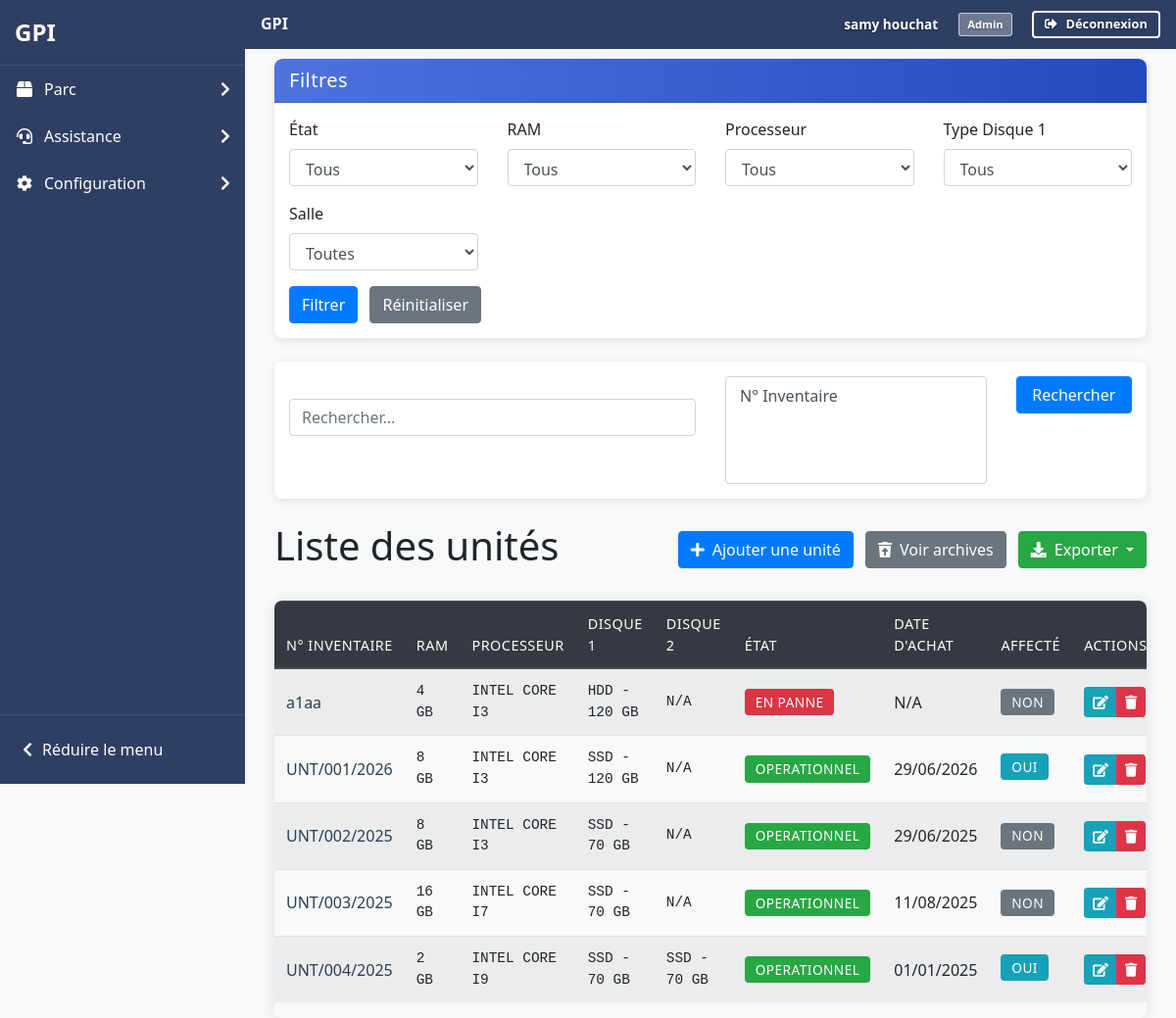
The page /pages/common/Gestion_unit.php (signed in) on the database as committed earlier.
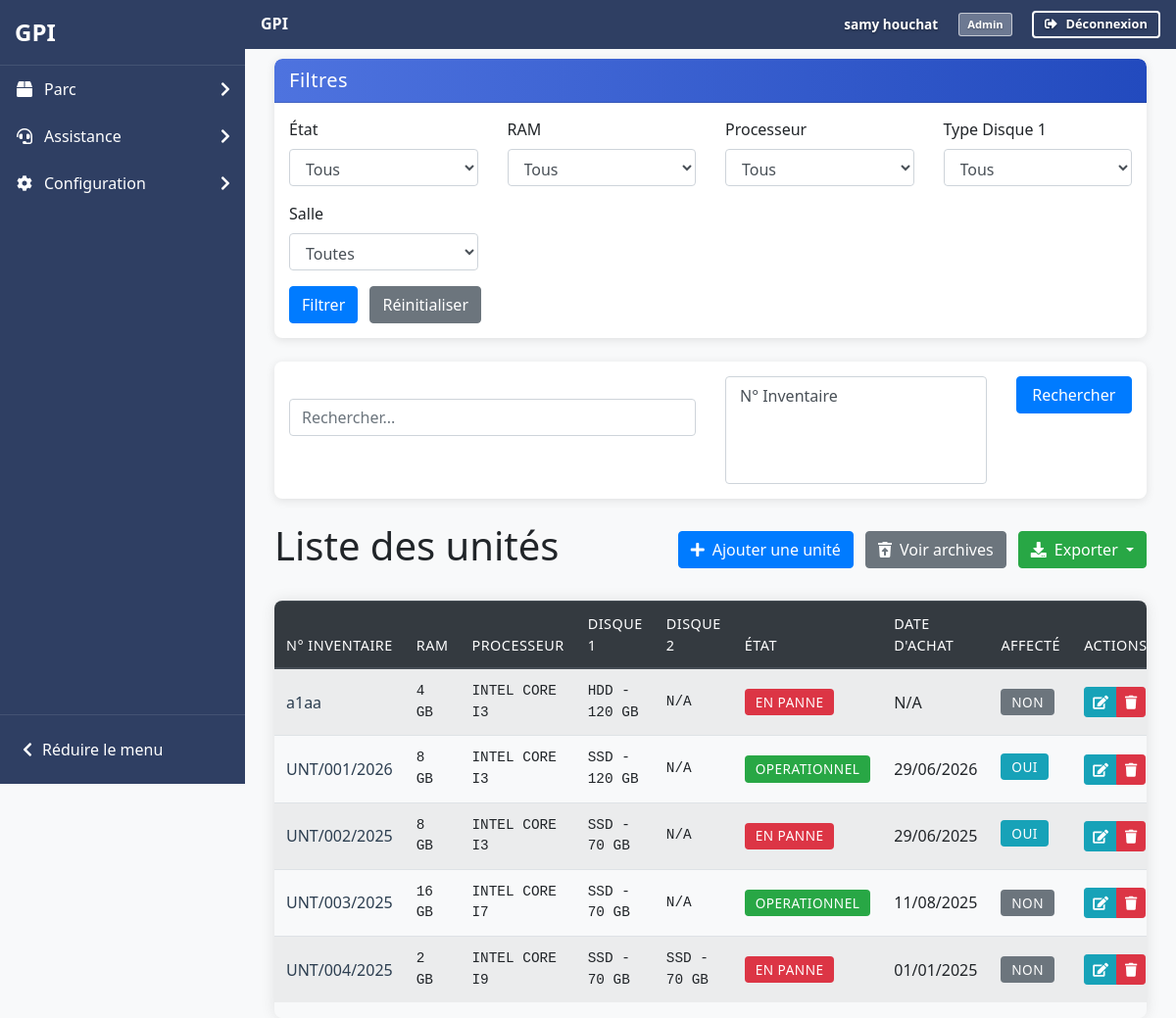
The same page on the database as committed later.
### tables this page shows
CREATE TABLE IF NOT EXISTS `unite` (
  `id_unite` int NOT NULL AUTO_INCREMENT,
  `numero_inventaire` varchar(255) NOT NULL,
  `ram` enum('2 GB','4 GB','8 GB','16 GB','32 GB','64 GB') NOT NULL,
  `processeur` enum('INTEL_CORE_I3','INTEL_CORE_I5','INTEL_CORE_I7','INTEL_CORE_I9','INTEL_XEON','INTEL_PENTIUM','INTEL_CELERON') NOT NULL,
  `disque_dur_1_type` enum('SSD','HDD') NOT NULL,
  `disque_dur_1_capacite` enum('70 GB','120 GB','500 GB') NOT NULL,
  `disque_dur_2_type` enum('SSD','HDD') DEFAULT NULL,
  `disque_dur_2_capacite` enum('70 GB','120 GB','500 GB') DEFAULT NULL,
  `etat` enum('Operationnel','En panne') DEFAULT 'Operationnel',
  `date_achat` date DEFAULT NULL,
  `date_ajout` datetime DEFAULT CURRENT_TIMESTAMP,
  `supprime_le` datetime DEFAULT NULL,
  `est_affecte` tinyint(1) DEFAULT '0',
  PRIMARY KEY (`id_unite`),
  UNIQUE KEY `numero_inventaire` (`numero_inventaire`)
);

### includes/filters.php (called while the page is built, shortened)
<?php
function buildFilterQuery($type, $filters) {
    $where = [];
    $params = [];
    $whereClause = !empty($where) ? " WHERE " . implode(" AND ", $where) : "";
    return ['clause' => $whereClause, 'params' => $params];
}

### pages/common/Gestion_unit.php (the view, shortened to what the changed rows need)
<?php
require_once '../../includes/functions.php';
require_once '../../includes/filters.php';
try {
    $pdo = connectDB();
    $filters = [
        'ram' => $_GET['ram'] ?? '',
        'etat' => $_GET['etat'] ?? '',
        'id_salle' => $_GET['id_salle'] ?? '',
        'processeur' => $_GET['processeur'] ?? '',
        'disque_dur_1_type' => $_GET['disque_dur_1_type'] ?? ''
    ];
    $search = $_GET['search'] ?? '';
    $baseQuery = "SELECT u.*, p.nom_poste, p.id_salle, s.nom_salle,
                  CASE WHEN pu.id_poste IS NOT NULL THEN 1 ELSE 0 END as est_affecte
                  FROM unite u
                  LEFT JOIN poste_unite pu ON u.id_unite = pu.id_unite
                  LEFT JOIN poste p ON pu.id_poste = p.id_poste
                  LEFT JOIN salles s ON p.id_salle = s.id_salle
                  WHERE u.supprime_le IS NULL";
    $filterData = buildFilterQuery('unite', $filters);
    $finalQuery = $baseQuery . ($filterData['clause'] ? ' AND' . substr($filterData['clause'], 6) : '');
    if (!empty($search)) {
        $selectedColumns = $_GET['search_columns'] ?? [];
        $whereClauses = [];
        $searchParams = [];
        if (empty($selectedColumns) || in_array('all', $selectedColumns)) {
            $whereClauses = [
                "u.numero_inventaire LIKE ?",
                "u.processeur LIKE ?"
            ];
            $searchParams = array_fill(0, 2, "%$search%");
        } else {
            foreach ($selectedColumns as $column) {
                switch($column) {
                    case 'numero_inventaire':
                        $whereClauses[] = "u.numero_inventaire LIKE ?";
                        break;
                    case 'processeur':
                        $whereClauses[] = "u.processeur LIKE ?";
                        break;
                }
                $searchParams[] = "%$search%";
            }
        }
        if (!empty($whereClauses)) {
            $finalQuery .= " AND (" . implode(" OR ", $whereClauses) . ")";
            $params = array_merge($filterData['params'], $searchParams);
        }
    } else {
        $params = $filterData['params'];
    }
    $stmt = $pdo->prepare($finalQuery);
    $stmt->execute($params);
    $unites = $stmt->fetchAll();
?>
<div class="d-flex justify-content-between align-items-center mb-4">
    <h1>Liste des unités</h1>
</div>
<?php
    if (count($unites) > 0) {
?>
        <div class="table-responsive">
            <table class="table table-striped table-hover">
                <thead class="thead-dark">
                    <tr>
                        <th>N° Inventaire</th>
                        <th>RAM</th>
                        <th>Processeur</th>
                        <th>Disque 1</th>
                        <th>Disque 2</th>
                        <th>État</th>
                        <th>Date d'achat</th>
                        <th>Affecté</th>
                        <th>Actions</th>
                    </tr>
                </thead>
                <tbody>
<?php
        foreach ($unites as $unite) {
?>
                    <tr>
                        <td><?php echo htmlspecialchars($unite['numero_inventaire']); ?></td>
                        <td><?php echo htmlspecialchars($unite['ram']); ?></td>
                        <td><?php echo htmlspecialchars(str_replace('_', ' ', $unite['processeur'])); ?></td>
                        <td><?php echo htmlspecialchars($unite['disque_dur_1_type'] . ' - ' . $unite['disque_dur_1_capacite']); ?></td>
                        <td><?php echo ($unite['disque_dur_2_type'] ? htmlspecialchars($unite['disque_dur_2_type'] . ' - ' . $unite['disque_dur_2_capacite']) : 'N/A'); ?></td>
                        <td><span class="badge badge-<?php echo ($unite['etat'] === 'Operationnel' ? 'success' : 'danger'); ?>"><?php echo htmlspecialchars($unite['etat']); ?></span></td>
                        <td><?php echo ($unite['date_achat'] ? date('d/m/Y', strtotime($unite['date_achat'])) : 'N/A'); ?></td>
                        <td><span class="badge badge-<?php echo ($unite['est_affecte'] ? 'info' : 'secondary'); ?>"><?php echo ($unite['est_affecte'] ? 'Oui' : 'Non'); ?></span></td>
                        <td>
                            <div class="btn-group" role="group">
                                <a href="../../includes/gestion.php?action=modifier_unite&id=<?php echo $unite['id_unite']; ?>"
                                    class="btn btn-info btn-sm" title="Modifier">
                                    <i class="fas fa-edit"></i>
                                </a>
                                <a href="../../includes/gestion.php?action=supprimer_unite&id=<?php echo $unite['id_unite']; ?>"
                                    onclick="return confirm('Êtes-vous sûr de vouloir supprimer cette unité ?')"
                                    class="btn btn-danger btn-sm" title="Supprimer">
                                    <i class="fas fa-trash"></i>
                                </a>
                            </div>
                        </td>
                    </tr>
<?php
        }
?>
                </tbody>
            </table>
        </div>
<?php
    } else {
?>
        <div class="alert alert-info">Aucune unité trouvée.</div>
<?php
    }
} catch (PDOException $e) {
?>
    <div class="alert alert-danger">Une erreur est survenue : <?php echo htmlspecialchars($e->getMessage()); ?></div>
<?php
}
?>

Rows that differ between the two databases and show on the page:
changed unite "UNT/002/2025": etat "OPERATIONNEL" → "EN PANNE"; text "NON" → "OUI"
changed unite "UNT/004/2025": etat "OPERATIONNEL" → "EN PANNE"; text "OUI" → "NON"
